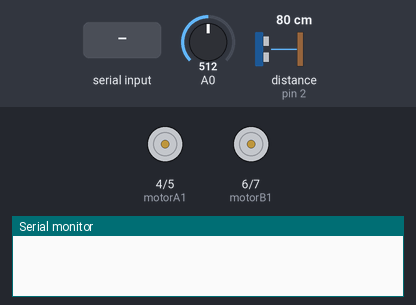
Simulated run of this sketch. Board: Arduino Uno, built with avr-gcc and run on an emulated ATmega328P. On the bench: motor-driver pin pairs drawn as motors (green arrow = first pin HIGH = forward, orange = second pin HIGH = backward, longer = more drive), the last lines printed to the serial monitor. The inputs (shaded band) are chosen by the test bench; at power-on: A0 = 512, distance to the obstacle (sensor on pin 2) 80 cm. The echo pulse lasts 58.3 µs per cm.

Above: at 1.2 s.
1.3 s: "C" received over the second serial link
At 1.45 s:
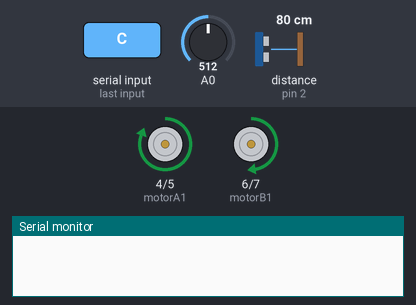
3.1 s: "B" received over the second serial link
At 3.25 s:
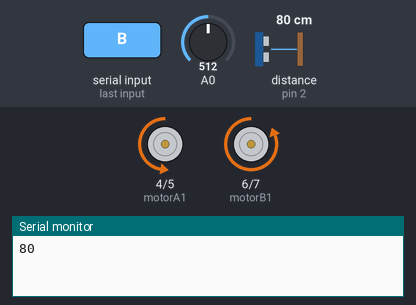
4.9 s: "D" received over the second serial link
At 5.05 s:
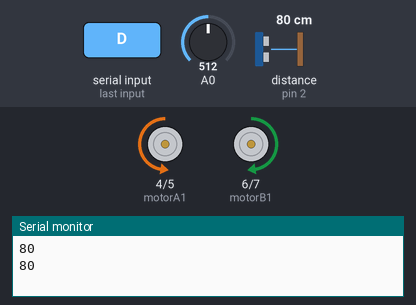
6.7 s: "E" received over the second serial link
At 6.85 s:
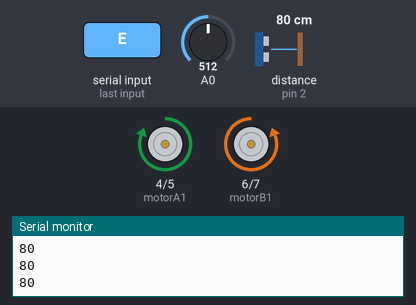
Timing chart, 0 to 9.5 s (numbered marks = the images above; inputs shaded):
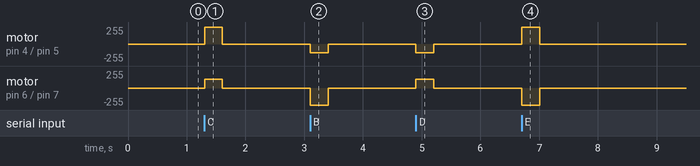

The sketch:

carrinho.ino
```cpp
#include <TimerOne.h>
#include <Ultrasonic.h>
#include "SoftwareSerial.h"

SoftwareSerial bluetooth(10, 11);  // RX, TX (Bluetooth)
Ultrasonic ultrasonic(3,2); //Trigger, Echo (Ultrasonico)

// Define os pinos de utilização na Ponte H.
const int motorA1  = 4;
const int motorA2  = 5;
const int motorB1  = 6;
const int motorB2  = 7;
// Declaraçao de outras variaveis
int cmSensor;
int velocidade;
char state;

void setup() {

  Timer1.initialize(2000000); // Timer dura 2 seg
  Timer1.attachInterrupt( timerIsr ); // Funcao chamada a cada 2 seg

  //Modo de operaçao dos pinos e taxa de comunicaçao
  Serial.begin(9600);
  bluetooth.begin(9600);
  pinMode(motorA1, OUTPUT);
  pinMode(motorA2, OUTPUT);
  pinMode(motorB1, OUTPUT);
  pinMode(motorB2, OUTPUT);

}

void loop() {
  // Leitura do pino A0 (Divisao por 4 para obtermos o valor numa faixa entre 0 e 255)
  velocidade = analogRead(A0)/4;
  // Capturando o valor em cm do sensor ultrasonico
  long microsec = ultrasonic.timing();
  cmSensor = ultrasonic.convert(microsec, Ultrasonic::CM);

  // State ser 'S' caso nenhum comando seja dado
  state = 'S';
  // Se o bluetooth enviar algum sinal, entre nessa funçao
  if (bluetooth.available() > 0) {
    // State recebe o sinal que foi enviado via bluetooth
    state = bluetooth.read();
    // Caso o sensor capture um valor <= 20 e o sinal enviado seja 'C', continue com 'S' na variavel state
    if(cmSensor <=20 ){
      if(state=='C'){
        state = 'S';
      }
    }
  }

    // Se o estado recebido for igual a 'C', o carro se movimenta para frente.
    if (state == 'C') {
      analogWrite(motorB1, velocidade);
      analogWrite(motorA1, velocidade);
      analogWrite(motorA2, 0);
      analogWrite(motorB2, 0);
      delay(300);
    }
    // Se o estado recebido for igual a 'B', o carro se movimenta para trás.
    else if (state == 'B') {
      analogWrite(motorA1, 0);
      analogWrite(motorB1, 0);
      analogWrite(motorB2, velocidade);
      analogWrite(motorA2, velocidade);
      delay(300);
    }
    // Se o estado recebido for igual a 'D', o carro se movimenta para esquerda.
    else if (state == 'D') {
      analogWrite(motorA1, 0);
      analogWrite(motorA2, velocidade);
      analogWrite(motorB1, velocidade);
      analogWrite(motorB2, 0);
      delay(300);
    }
    // Se o estado recebido for igual a 'E', o carro se movimenta para direita.
    else if (state == 'E') {
      analogWrite(motorA1, velocidade);
      analogWrite(motorA2, 0);
      analogWrite(motorB1, 0);
      analogWrite(motorB2, velocidade);
      delay(300);
    }
    // Se o estado recebido for igual a 'S', o carro permanece parado.
    else if (state == 'S') {
      analogWrite(motorA1, 0);
      analogWrite(motorA2, 0);
      analogWrite(motorB1, 0);
      analogWrite(motorB2, 0);
    }
}

void timerIsr(){
  int i,n;
  char numeros;
  int analise = cmSensor;
  String strSensor = String(cmSensor);
  int tamanho = strSensor.length()+1;
  Serial.println(cmSensor);
  for(i=0;i<tamanho;i++){
   if(i==tamanho-1)bluetooth.write(70);
   else{
     n = analise%10;
     numeros = n+'0';
     bluetooth.write(numeros);
     analise = analise/10;
   }
  }
}
```

Measured:
- after the input at 1.3 s, motor on pin 4 (motorA1) / pin 5 (motorA2): stopped → forward 255/255 at once, → stopped 0.31 s later; motor on pin 6 (motorB1) / pin 7 (motorB2): stopped → forward 128/255 at once, → stopped 0.31 s later
- after the input at 3.1 s, motor on pin 4 (motorA1) / pin 5 (motorA2): stopped → backward 128/255 at once, → stopped 0.31 s later; motor on pin 6 (motorB1) / pin 7 (motorB2): stopped → backward 255/255 at once, → stopped 0.31 s later
- after the input at 4.9 s, motor on pin 4 (motorA1) / pin 5 (motorA2): stopped → backward 128/255 at once, → stopped 0.31 s later; motor on pin 6 (motorB1) / pin 7 (motorB2): stopped → forward 128/255 at once, → stopped 0.31 s later
- after the input at 6.7 s, motor on pin 4 (motorA1) / pin 5 (motorA2): stopped → forward 255/255 at once, → stopped 0.31 s later; motor on pin 6 (motorB1) / pin 7 (motorB2): stopped → backward 255/255 at once, → stopped 0.31 s later
